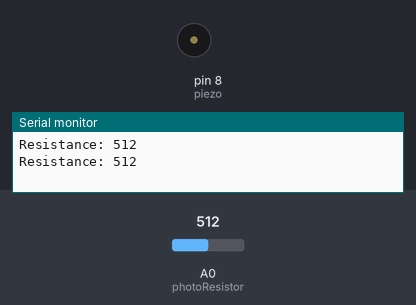
A sketch run on a simulated Arduino Uno, built with avr-gcc and run on an emulated ATmega328P. Shown: buzzer (waves = sounding), the last lines printed to the serial monitor. The inputs (shaded band) are chosen by the test bench; at power-on: A0 (photoResistor) = 512.

Above: at 2.0 s.
2.1 s: A0 (photoResistor) set to 122
At 2.77 s:
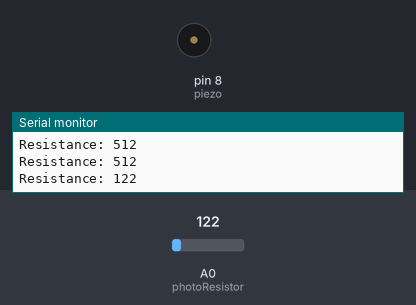
5.6 s: A0 (photoResistor) set to 511
At 5.66 s:
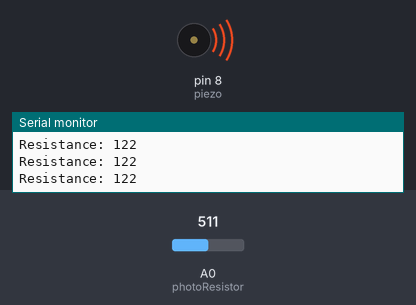
Timing chart, 0 to 15.1 s (numbered marks = the images above; inputs shaded):
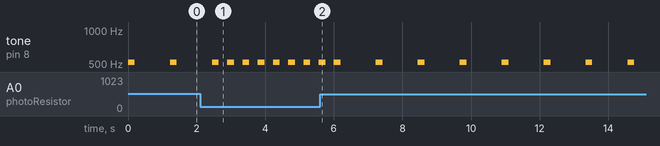

Measured:
- after the input at 2.1 s, tone on pin 8 (piezo): alternates 516 Hz for 0.20 s and silent for 0.24 s, starting after 0.79 s
- by itself, tone on pin 8 (piezo): alternates 516 Hz for 0.20 s and silent for 1.0 s

The sketch:

act_9_buzzer_photoresistor.ino
```cpp
// constants
const int piezo = 8;
const int photoResistor = A0;
const float delayMultiplier = 2;

// variables
int resistance;

void setup() {
  // put your setup code here, to run once:
  Serial.begin(9600);
}

void loop() {
  // put your main code here, to run repeatedly:

  resistance = analogRead(photoResistor);
  Serial.print("Resistance: ");
  Serial.println(resistance);

  tone(piezo, 516.33);
  delay(200);
  noTone(piezo);
  delay(resistance * delayMultiplier);

}
```
